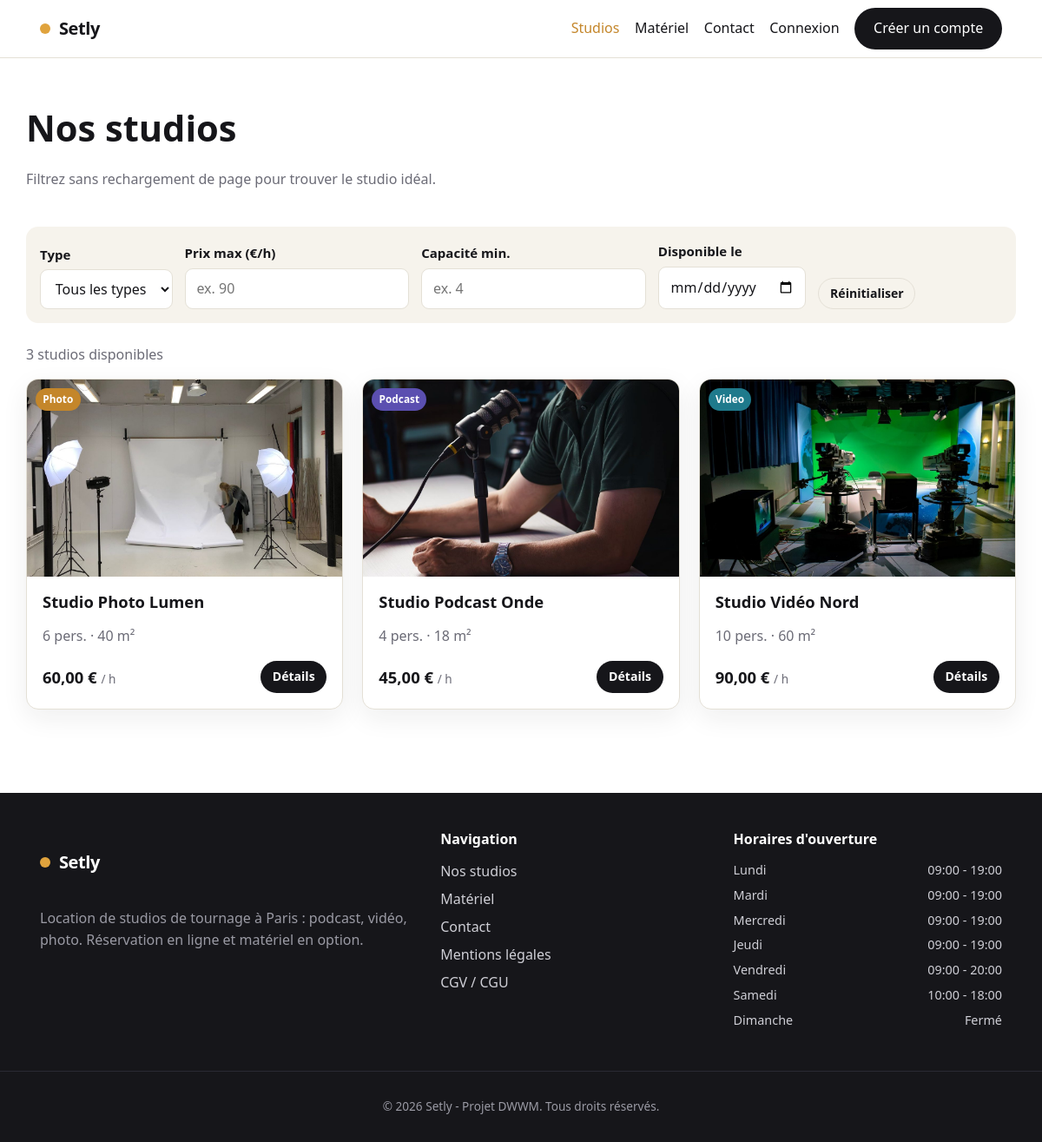
The page /studios on the database its author committed.
### tables this page shows
CREATE TABLE studio (
    id_studio           INT AUTO_INCREMENT PRIMARY KEY,
    id_type             INT NOT NULL,
    nom                 VARCHAR(120) NOT NULL,
    description         TEXT,
    capacite            INT NOT NULL,
    surface_m2          INT,
    tarif_horaire_cents INT NOT NULL,
    duree_min_heures    INT NOT NULL DEFAULT 2,
    conditions          TEXT,
    actif               TINYINT(1) NOT NULL DEFAULT 1,
    CONSTRAINT fk_studio_type FOREIGN KEY (id_type) REFERENCES type_studio(id_type)
);

CREATE TABLE type_studio (
    id_type      INT AUTO_INCREMENT PRIMARY KEY,
    libelle      VARCHAR(30) NOT NULL UNIQUE
);

CREATE TABLE horaire (
    id_horaire      INT AUTO_INCREMENT PRIMARY KEY,
    jour_semaine    VARCHAR(10) NOT NULL,
    heure_ouverture TIME,
    heure_fermeture TIME,
    ferme           TINYINT(1) NOT NULL DEFAULT 0
);

### src/Controller/Controller.php (called while the page is built, shortened)
<?php
abstract class Controller
{
    protected function view(string $template, array $data = [], string $layout = 'layouts/main'): void
    {
        View::render($template, $data, $layout);
    }
}

### src/Controller/PublicController.php (called while the page is built, shortened)
<?php
final class PublicController extends Controller
{
    public function catalogue(Request $request): void
    {
        $filters = $this->readFilters($request);
        $this->view('public/catalogue', [
            'title'   => 'Nos studios — Setly',
            'studios' => Studio::search($filters),
            'types'   => Studio::types(),
            'filters' => $filters,
        ]);
    }
    private function readFilters(Request $request): array
    {
        return [
            'type'     => (string) $request->query('type', ''),
            'prix_max' => (string) $request->query('prix_max', ''),
            'capacite' => (string) $request->query('capacite', ''),
            'date'     => (string) $request->query('date', ''),
        ];
    }
}

### public/index.php (called while the page is built, shortened)
<?php
require __DIR__ . '/../src/bootstrap.php';
$routes = require __DIR__ . '/../config/routes.php';
$router = new Router($routes);
$router->dispatch(
    $_SERVER['REQUEST_METHOD'],
    parse_url($_SERVER['REQUEST_URI'], PHP_URL_PATH) ?: '/'
);

### src/bootstrap.php (called while the page is built, shortened)
<?php
spl_autoload_register(static function (string $class): void {
    $prefix  = 'App\\';
    $baseDir = __DIR__ . '/';
    $relative = substr($class, strlen($prefix));
    $file     = $baseDir . str_replace('\\', '/', $relative) . '.php';
});
App\Core\Config::load(require __DIR__ . '/../config/config.php');
require __DIR__ . '/helpers.php';

### src/Core/Config.php (called while the page is built, shortened)
<?php
final class Config
{
    private static array $items = [];
    public static function load(array $items): void
    {
        self::$items = $items;
    }
    public static function get(string $key, mixed $default = null): mixed
    {
        $segments = explode('.', $key);
        $value    = self::$items;
        foreach ($segments as $segment) {
            if (is_array($value) && array_key_exists($segment, $value)) {
                $value = $value[$segment];
            } else {
                return $default;
            }
        }
        return $value;
    }
}

### src/Core/Database.php (called while the page is built, shortened)
<?php
final class Database
{
    private static ?PDO $pdo = null;
    public static function connection(): PDO
    {
        if (self::$pdo instanceof PDO) {
            return self::$pdo;
        }
        $host = Config::get('db.host');
        $port = Config::get('db.port');
        $name = Config::get('db.name');
        $dsn  = "mysql:host={$host};port={$port};dbname={$name};charset=utf8mb4";
        $options = [
            PDO::ATTR_ERRMODE            => PDO::ERRMODE_EXCEPTION,
            PDO::ATTR_DEFAULT_FETCH_MODE => PDO::FETCH_ASSOC,
            PDO::ATTR_EMULATE_PREPARES   => false,
        ];
        $ca = (string) Config::get('db.ssl_ca');
        try {
            self::$pdo = new PDO($dsn, Config::get('db.user'), Config::get('db.pass'), $options);
        } catch (PDOException $e) {
            http_response_code(500);
            exit('Connexion à la base de données impossible.');
        }
        return self::$pdo;
    }
}

### src/Model/Studio.php (called while the page is built, shortened)
<?php
final class Studio
{
    public static function search(array $filters = []): array
    {
        $sql = "SELECT s.*, t.libelle AS type_libelle,
                       (SELECT url FROM studio_photo p WHERE p.id_studio = s.id_studio ORDER BY position LIMIT 1) AS photo,
                       (SELECT ROUND(AVG(a.note),1) FROM avis a WHERE a.id_studio = s.id_studio AND a.statut_moderation = 'valide') AS note_moyenne,
                       (SELECT COUNT(*) FROM avis a WHERE a.id_studio = s.id_studio AND a.statut_moderation = 'valide') AS nb_avis
                FROM studio s
                JOIN type_studio t ON t.id_type = s.id_type
                WHERE s.actif = 1";
        $params = [];
        $sql .= " ORDER BY s.nom";
        $stmt = Database::connection()->prepare($sql);
        $stmt->execute($params);
        return $stmt->fetchAll();
    }
}

### src/Core/Security.php (called while the page is built, shortened)
<?php
final class Security
{
    public static function e(?string $value): string
    {
        return htmlspecialchars((string) $value, ENT_QUOTES, 'UTF-8');
    }
}

### src/helpers.php (called while the page is built, shortened)
<?php
if (!function_exists('e')) {
    function e(?string $value): string
    {
        return Security::e($value);
    }
}
if (!function_exists('price')) {
    function price(int $cents): string
    {
        return TarifService::format($cents);
    }
}

### src/Service/TarifService.php (called while the page is built, shortened)
<?php
final class TarifService
{
    public static function format(int $cents): string
    {
        return number_format($cents / 100, 2, ',', ' ') . ' €';
    }
}

### src/Model/Horaire.php (called while the page is built, shortened)
<?php
final class Horaire
{
    public static function all(): array
    {
        $rows = Database::connection()->query("SELECT * FROM horaire")->fetchAll();
        usort($rows, static fn ($a, $b) =>
            array_search($a['jour_semaine'], self::ORDER, true) <=> array_search($b['jour_semaine'], self::ORDER, true)
        );
        return $rows;
    }
}

### views/public/_studios_grid.php (the view, shortened to what this page needs)
<?php if (!$studios): ?>
    <p class="empty">Aucun studio ne correspond à ces critères. Essayez d'élargir votre recherche.</p>
<?php else: ?>
    <p class="results-count"><?= count($studios) ?> studio<?= count($studios) > 1 ? 's' : '' ?> disponible<?= count($studios) > 1 ? 's' : '' ?></p>
    <div class="grid grid--3">
        <?php foreach ($studios as $s): ?>
            <article class="card studio-card">
                <a class="studio-card__media" href="/studios/<?= (int) $s['id_studio'] ?>">
                    <img src="<?= e($s['photo'] ?? '/assets/img/studios/placeholder.svg') ?>" alt="Aperçu du <?= e($s['nom']) ?>" loading="lazy">
                    <span class="badge badge--<?= e($s['type_libelle']) ?>"><?= e(ucfirst($s['type_libelle'])) ?></span>
                </a>
                <div class="card__body">
                    <h3><a href="/studios/<?= (int) $s['id_studio'] ?>"><?= e($s['nom']) ?></a></h3>
                    <p class="muted"><?= e($s['capacite']) ?> pers. · <?= e($s['surface_m2']) ?> m²
                    </p>
                    <div class="studio-card__foot">
                        <p class="price"><?= price((int) $s['tarif_horaire_cents']) ?> <span>/ h</span></p>
                        <a class="btn btn--primary btn--sm" href="/studios/<?= (int) $s['id_studio'] ?>">Détails</a>
                    </div>
                </div>
            </article>
        <?php endforeach; ?>
    </div>
<?php endif; ?>

### src/Core/Router.php (shortened to what this page needs)
<?php
final class Router
{
    public function dispatch(string $method, string $path): void
    {
        $path = rtrim($path, '/') ?: '/';
        foreach ($this->routes as [$routeMethod, $routePath, $handler, $access]) {
            $pattern = $this->toRegex($routePath);
            if (preg_match($pattern, $path, $matches)) {
                $params = array_filter(
                    $matches,
                    static fn ($k) => !is_int($k),
                    ARRAY_FILTER_USE_KEY
                );
                [$class, $action] = explode('@', $handler);
                $controller = new $fqcn();
                $controller->$action(new Request(), ...array_values($params));
                return;
            }
        }
    }
    private function toRegex(string $path): string
    {
        $regex = preg_replace('#\{([a-zA-Z_]+)\}#', '(?P<$1>[^/]+)', $path);
        return '#^' . $regex . '$#';
    }
}

### views/partials/footer.php
<?php use App\Model\Horaire; $horairesFooter = Horaire::all(); ?>
<footer class="site-footer">
    <div class="container site-footer__grid">
        <div>
            <p class="brand brand--light"><span class="brand__dot" aria-hidden="true"></span>Setly</p>
            <p class="muted">Location de studios de tournage à Paris : podcast, vidéo, photo. Réservation en ligne et matériel en option.</p>
        </div>
        <nav aria-label="Liens de pied de page">
            <h2 class="site-footer__title">Navigation</h2>
            <ul class="site-footer__links">
                <li><a href="/studios">Nos studios</a></li>
                <li><a href="/materiel">Matériel</a></li>
                <li><a href="/contact">Contact</a></li>
                <li><a href="/mentions-legales">Mentions légales</a></li>
                <li><a href="/cgv">CGV / CGU</a></li>
            </ul>
        </nav>
        <div>
            <h2 class="site-footer__title">Horaires d'ouverture</h2>
            <ul class="site-footer__hours">
                <?php foreach ($horairesFooter as $h): ?>
                    <li>
                        <span><?= e(ucfirst($h['jour_semaine'])) ?></span>
                        <span><?= (int) $h['ferme'] === 1
                            ? 'Fermé'
                            : e(substr((string) $h['heure_ouverture'], 0, 5)) . ' - ' . e(substr((string) $h['heure_fermeture'], 0, 5)) ?></span>
                    </li>
                <?php endforeach; ?>
            </ul>
        </div>
    </div>
    <div class="site-footer__bottom">
        <p>© <?= date('Y') ?> Setly - Projet DWWM. Tous droits réservés.</p>
    </div>
</footer>

### public/assets/css/style.css (style rules this page uses)
:root { --ink: #16161a; --ink-soft: #3a3a42; --muted: #6b6b76; --line: #e4e0d6; --bg: #ffffff; --bg-soft: #f6f3ec; --gold: #e0a33d; --gold-dark: #c4862a; --danger: #c0392b; --success: #2e7d52; --radius: 14px; --radius-sm: 9px; --shadow: 0 10px 30px rgba(22, 22, 26, 0.07); --maxw: 1140px; --font: "Segoe UI", system-ui, -apple-system, Roboto, Helvetica, Arial, sans-serif; }
* { box-sizing: border-box; }
html { scroll-behavior: smooth; }
body { margin: 0; font-family: var(--font); color: var(--ink); background: var(--bg); line-height: 1.6; -webkit-font-smoothing: antialiased; }
h1, h2, h3, h4 { line-height: 1.2; color: var(--ink); margin: 0 0 .5em; }
h2 { font-size: clamp(1.4rem, 3vw, 1.9rem); }
a { color: var(--ink); text-decoration-color: var(--gold); text-underline-offset: 3px; }
img { max-width: 100%; display: block; }
.muted { color: var(--muted); }
.container { width: 100%; max-width: var(--maxw); margin: 0 auto; padding: 0 16px; }
.btn { display: inline-flex; align-items: center; justify-content: center; gap: .4em; font: inherit; font-weight: 600; cursor: pointer; border: 1px solid transparent; border-radius: 999px; padding: .62em 1.3em; text-decoration: none; transition: .15s; white-space: nowrap; }
.btn--primary { background: var(--ink); color: #fff; }
.btn--sm { padding: .42em .9em; font-size: .88rem; }
.brand { display: inline-flex; align-items: center; gap: .5em; font-weight: 800; font-size: 1.25rem; text-decoration: none; letter-spacing: -.02em; }
.brand__dot { width: 12px; height: 12px; border-radius: 50%; background: var(--gold); display: inline-block; }
.brand--light { color: #fff; }
.grid { display: grid; gap: 22px; }
.grid--3 { grid-template-columns: repeat(3, 1fr); }
.card { background: var(--bg); border: 1px solid var(--line); border-radius: var(--radius); box-shadow: var(--shadow); overflow: hidden; }
.card__body { padding: 18px; }
.studio-card__media { position: relative; display: block; aspect-ratio: 16/10; background: var(--bg-soft); }
.studio-card__media img { width: 100%; height: 100%; object-fit: cover; }
.studio-card h3 { font-size: 1.15rem; margin-bottom: .2em; }
.studio-card h3 a { text-decoration: none; }
.studio-card__foot { display: flex; align-items: center; justify-content: space-between; margin-top: .6em; }
.badge { position: absolute; top: 10px; left: 10px; background: rgba(22,22,26,.85); color: #fff; font-size: .74rem; font-weight: 700; padding: .3em .7em; border-radius: 999px; text-transform: capitalize; }
.badge--podcast { background: #5b4fb0; }
.badge--video { background: #1f7a8c; }
.badge--photo { background: var(--gold-dark); }
.price { font-weight: 800; font-size: 1.15rem; margin: 0; }
.price span { font-weight: 500; color: var(--muted); font-size: .85rem; }
.results-count { color: var(--muted); margin: 0 0 14px; }
.site-footer { background: var(--ink); color: #cfcfd6; margin-top: 40px; }
.site-footer__grid { display: grid; grid-template-columns: 1.4fr 1fr 1fr; gap: 28px; padding: 44px 16px; }
.site-footer__title { color: #fff; font-size: 1rem; margin-bottom: .7em; }
.site-footer__links, .site-footer__hours { list-style: none; padding: 0; margin: 0; }
.site-footer__links a { color: #cfcfd6; text-decoration: none; line-height: 2; }
.site-footer__hours li { display: flex; justify-content: space-between; padding: .2em 0; font-size: .9rem; }
.site-footer .muted { color: #9a9aa4; }
.site-footer__bottom { border-top: 1px solid #2a2a33; padding: 16px; text-align: center; font-size: .85rem; color: #9a9aa4; }

### rows shown on the page
studio: shows a picture, id_type.libelle "Photo", nom "Studio Photo Lumen", capacite "6", surface_m2 "40", tarif_horaire_cents "60,00 €"
studio: shows a picture, id_type.libelle "Podcast", nom "Studio Podcast Onde", capacite "4", surface_m2 "18", tarif_horaire_cents "45,00 €"
studio: shows a picture, id_type.libelle "Video", nom "Studio Vidéo Nord", capacite "10", surface_m2 "60", tarif_horaire_cents "90,00 €"
horaire: jour_semaine "Lundi", heure_ouverture "09:00", heure_fermeture "19:00"
horaire: jour_semaine "Mardi", heure_ouverture "09:00", heure_fermeture "19:00"
horaire: jour_semaine "Mercredi", heure_ouverture "09:00", heure_fermeture "19:00"
horaire: jour_semaine "Jeudi", heure_ouverture "09:00", heure_fermeture "19:00"
horaire: jour_semaine "Vendredi", heure_ouverture "09:00", heure_fermeture "20:00"
horaire: jour_semaine "Samedi", heure_ouverture "10:00", heure_fermeture "18:00"
horaire: jour_semaine "Dimanche", ferme "Fermé"
